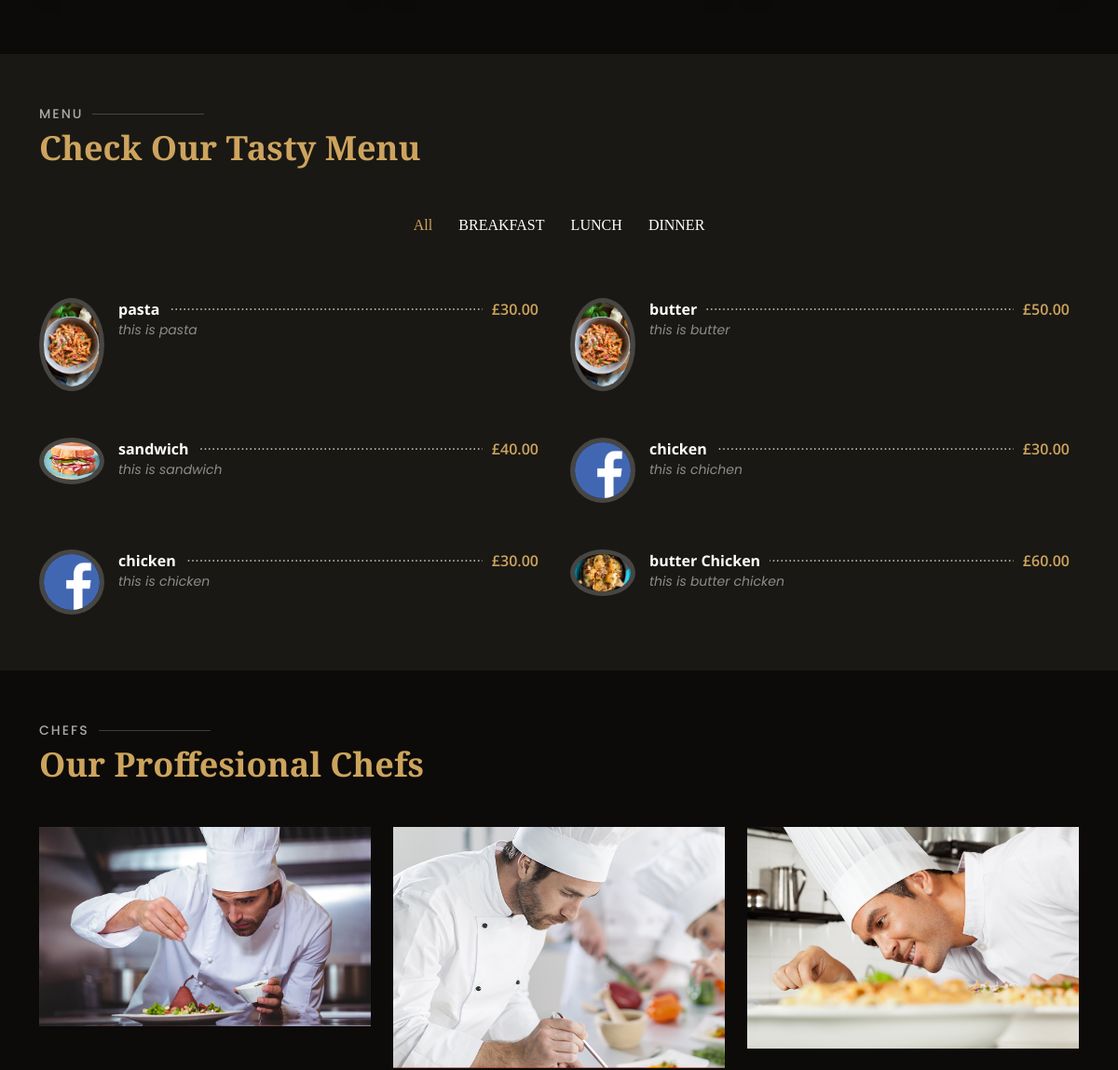
The app's page / (middle part), older data.
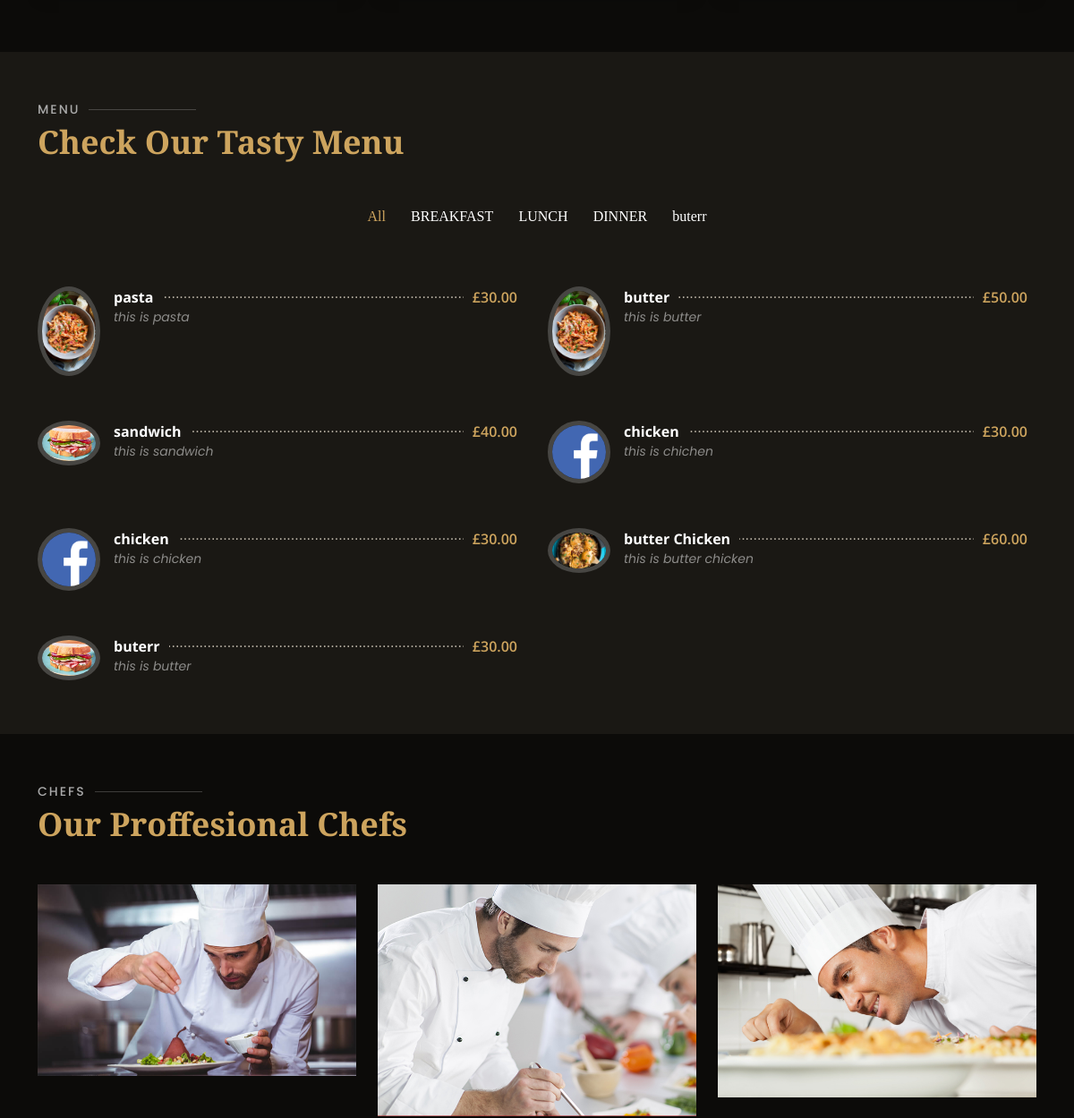
The same page, newer data.
### hotel/models.py (models this page shows, shortened)
class Category(models.Model):
    name = models.CharField(max_length=30)
    class Meta:
        verbose_name = 'category'
        verbose_name_plural = 'categories'
    def __str__(self):
        return self.name

class Meals(models.Model):
    name = models.CharField(max_length=50)
    description = models.TextField(max_length=500)
    category = models.ForeignKey('Category', on_delete=models.SET_NULL, null=True)
    people = models.IntegerField()
    price = models.DecimalField(max_length=5, decimal_places=2, max_digits=5)
    image = models.ImageField(upload_to='hotel/')
    slug = models.SlugField(blank=True, null=True)
    class Meta:
        verbose_name = 'meal'
        verbose_name_plural = 'meals'

### aboutus/models.py (models this page shows, shortened)
class Chef(models.Model):
    name = models.CharField(max_length=50)
    title = models.CharField(max_length=50)
    image = models.ImageField(upload_to='Chef/')
    class Meta:
        verbose_name = 'chef'
        verbose_name_plural = 'chef'

### home/views.py (the view)
# urls.py: 2. Add a URL to urlpatterns:  path('', views.home, name='home')
def home(request):
    about = AboutUs.objects.last()
    why_choose_us = Why_Choose_Us.objects.all()
    meals = Meals.objects.all()
    categories = Category.objects.all()
    meal_list = Meals.objects.all()
    chef = Chef.objects.all()
    form = ContactForm()
    context = {
        'about' : about,
        'why_choose_us' : why_choose_us,
        'meals': meals,
        'categories': categories,
        'meal_list': meal_list,
        'chef' : chef,
        'form' : form,
    }
    return render(request, 'home/home.html', context)

### home/templates/home/home.html (shortened to what this page needs)
{% extends 'base.html' %}
{% load static %}
{% block content %}
  <section id="why-us" class="why-us">
    </section>
    <section id="menu" class="menu section-bg">
        <div class="container" data-aos="fade-up">
          <div class="section-title">
            <h2>Menu</h2>
            <p>Check Our Tasty Menu</p>
          </div>
          <div class="row" data-aos="fade-up" data-aos-delay="100">
            <div class="col-lg-12 d-flex justify-content-center">
                <ul id="menu-flters">
                  <li data-filter="*" class="filter-active">All</li>
                  {% for  category in categories %}
                  <li data-filter=".filter-{{category}}">{{category}}</li>
                  {% endfor %}
                </ul>
              </div>
          </div>
          <div class="row menu-container" data-aos="fade-up" data-aos-delay="200">
            {% for  category in categories %}
            {% for meal in meal_list %}
            {% if meal.category == category %}
                <div class="col-lg-6 menu-item filter-{{category}}">
                <img src='{{ meal.image.url }}' class="menu-img" alt="">
                <div class="menu-content">
                    <a href="{% url 'hotel:meal_detail' meal.slug %}">{{ meal.name }}</a><span>£{{ meal.price }}</span>
                </div>
                <div class="menu-ingredients">
                    {{ meal.description }}
                </div>
                </div>
            {% endif %}
            {% endfor %}
            {% endfor %}
          </div>
        </div>
      </section>
<section id="chefs" class="chefs">
    <div class="container" data-aos="fade-up">
      <div class="section-title">
        <h2>Chefs</h2>
        <p>Our Proffesional Chefs</p>
      </div>
      <div class="row">
        {% for chefs in chef %}
        <div class="col-lg-4 col-md-6">
          <div class="member" data-aos="zoom-in" data-aos-delay="300">
            <img src="{{chefs.image.url}}" class="img-fluid" alt="">
          </div>
        </div>
        {% endfor %}
      </div>
    </div>
  </section>
{% endblock content %}

### templates/base.html (shortened to what this page needs)
<!DOCTYPE html>
{% load static %}
<html lang="en">
<head>
  <link rel="stylesheet" href="https://use.fontawesome.com/releases/v5.13.0/css/all.css" />
  <link href="{% static 'vendor/animate.css/animate.min.css'%}" rel="stylesheet">
  <link href="{% static 'vendor/aos/aos.css'%}" rel="stylesheet">
  <link href="{% static 'vendor/bootstrap/css/bootstrap.min.css'%}" rel="stylesheet">
  <link href="{% static 'vendor/bootstrap-icons/bootstrap-icons.css'%}" rel="stylesheet">
  <link href="{% static 'vendor/boxicons/css/boxicons.min.css'%}" rel="stylesheet">
  <link href="{% static 'vendor/glightbox/css/glightbox.min.css'%}" rel="stylesheet">
  <link href="{% static 'vendor/swiper/swiper-bundle.min.css'%}" rel="stylesheet">
  <link href="{% static 'css/style.css' %}" rel="stylesheet">
</head>
<body>
  <main id="main">
    {% block content %}
    {% endblock content %}
  </main>
</body>
</html>

### static/css/style.css (style rules this page uses)
body { font-family: "Open Sans", sans-serif; background: #0c0b09; color: #fff; }
a { color: #cda45e; text-decoration: none; }
h1, h2, h3, h4, h5, h6 { font-family: "Playfair Display", serif; }
section { padding: 60px 0; overflow: hidden; }
.section-bg { background-color: #1a1814; }
.section-title { padding-bottom: 40px; }
.section-title h2 { font-size: 14px; font-weight: 500; padding: 0; line-height: 1px; margin: 0 0 5px 0; letter-spacing: 2px; text-transform: uppercase; color: #aaaaaa; font-family: "Poppins", sans-serif; }
.section-title h2::after { content: ""; width: 120px; height: 1px; display: inline-block; background: rgba(255, 255, 255, 0.2); margin: 4px 10px; }
.section-title p { margin: 0; margin: 0; font-size: 36px; font-weight: 700; font-family: "Playfair Display", serif; color: #cda45e; }
.menu #menu-flters { padding: 0; margin: 0 auto 0 auto; list-style: none; text-align: center; border-radius: 50px; }
.menu #menu-flters li { cursor: pointer; display: inline-block; padding: 8px 12px 10px 12px; font-size: 16px; font-weight: 500; line-height: 1; color: #fff; margin-bottom: 10px; transition: all ease-in-out 0.3s; border-radius: 50px; font-family: "Playfair Display", serif; }
.menu #menu-flters li:hover, .menu #menu-flters li.filter-active { color: #cda45e; }
.menu #menu-flters li:last-child { margin-right: 0; }
.menu .menu-item { margin-top: 50px; }
.menu .menu-img { width: 70px; border-radius: 50%; float: left; border: 5px solid rgba(255, 255, 255, 0.2); }
.menu .menu-content { margin-left: 85px; overflow: hidden; display: flex; justify-content: space-between; position: relative; }
.menu .menu-content::after { content: "......................................................................" "...................................................................." "...................................................................."; position: absolute; left: 20px; right: 0; top: -4px; z-index: 1; color: #bab3a6; font-family: Arial, "Helvetica Neue", Helvetica, sans-serif; }
.menu .menu-content a { padding-right: 10px; background: #1a1814; position: relative; z-index: 3; font-weight: 700; color: white; transition: 0.3s; }
.menu .menu-content span { background: #1a1814; position: relative; z-index: 3; padding: 0 10px; font-weight: 600; color: #cda45e; }
.menu .menu-ingredients { margin-left: 85px; font-style: italic; font-size: 14px; font-family: "Poppins", sans-serif; color: rgba(255, 255, 255, 0.5); }
.chefs .member { text-align: center; margin-bottom: 20px; background: #343a40; position: relative; overflow: hidden; }

Row changes from the older to the newer data that the page shows:
added Category: name "buterr"
added Meals: image (picture), name "buterr", price "30.00", description "this is butter"
